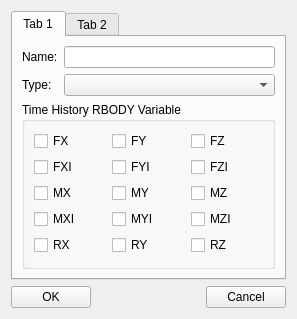
<?xml version="1.0" encoding="UTF-8"?>
<ui version="4.0">
 <class>GUITimeHistoryRBODYDialog</class>
 <widget class="QWidget" name="GUITimeHistoryRBODYDialog">
  <property name="geometry">
   <rect>
    <x>0</x>
    <y>0</y>
    <width>297</width>
    <height>318</height>
   </rect>
  </property>
  <property name="windowTitle">
   <string/>
  </property>
  <layout class="QGridLayout" name="gridLayout_3">
   <item row="2" column="4">
    <widget class="QPushButton" name="pushButton_Cancle">
     <property name="text">
      <string>Cancel</string>
     </property>
    </widget>
   </item>
   <item row="2" column="0">
    <widget class="QPushButton" name="pushButton_OK">
     <property name="text">
      <string>OK</string>
     </property>
    </widget>
   </item>
   <item row="2" column="1">
    <spacer name="horizontalSpacer">
     <property name="orientation">
      <enum>Qt::Horizontal</enum>
     </property>
     <property name="sizeHint" stdset="0">
      <size>
       <width>153</width>
       <height>20</height>
      </size>
     </property>
    </spacer>
   </item>
   <item row="1" column="0" colspan="5">
    <widget class="QTabWidget" name="tabWidget">
     <property name="currentIndex">
      <number>0</number>
     </property>
     <widget class="QWidget" name="tab">
      <attribute name="title">
       <string>Tab 1</string>
      </attribute>
      <layout class="QGridLayout" name="gridLayout_4">
       <item row="0" column="0">
        <widget class="QLabel" name="label">
         <property name="text">
          <string>Name:</string>
         </property>
        </widget>
       </item>
       <item row="0" column="1">
        <widget class="QLineEdit" name="lineEdit_Name"/>
       </item>
       <item row="1" column="0">
        <widget class="QLabel" name="label_Upper">
         <property name="text">
          <string>Type:</string>
         </property>
        </widget>
       </item>
       <item row="1" column="1">
        <widget class="QComboBox" name="comboBox_Type"/>
       </item>
       <item row="2" column="0" colspan="2">
        <widget class="QGroupBox" name="groupBox">
         <property name="title">
          <string>Time History RBODY Variable</string>
         </property>
         <layout class="QGridLayout" name="gridLayout">
          <item row="0" column="0">
           <widget class="QCheckBox" name="checkBox_FX">
            <property name="text">
             <string>FX</string>
            </property>
           </widget>
          </item>
          <item row="0" column="1">
           <widget class="QCheckBox" name="checkBox_FY">
            <property name="text">
             <string>FY</string>
            </property>
           </widget>
          </item>
          <item row="0" column="2">
           <widget class="QCheckBox" name="checkBox_FZ">
            <property name="text">
             <string>FZ</string>
            </property>
           </widget>
          </item>
          <item row="1" column="0">
           <widget class="QCheckBox" name="checkBox_FXI">
            <property name="text">
             <string>FXI</string>
            </property>
           </widget>
          </item>
          <item row="1" column="1">
           <widget class="QCheckBox" name="checkBox_FYI">
            <property name="text">
             <string>FYI</string>
            </property>
           </widget>
          </item>
          <item row="1" column="2">
           <widget class="QCheckBox" name="checkBox_FZI">
            <property name="text">
             <string>FZI</string>
            </property>
           </widget>
          </item>
          <item row="2" column="0">
           <widget class="QCheckBox" name="checkBox_MX">
            <property name="text">
             <string>MX</string>
            </property>
           </widget>
          </item>
          <item row="2" column="1">
           <widget class="QCheckBox" name="checkBox_MY">
            <property name="text">
             <string>MY</string>
            </property>
           </widget>
          </item>
          <item row="2" column="2">
           <widget class="QCheckBox" name="checkBox_MZ">
            <property name="text">
             <string>MZ</string>
            </property>
           </widget>
          </item>
          <item row="3" column="0">
           <widget class="QCheckBox" name="checkBox_MXI">
            <property name="text">
             <string>MXI</string>
            </property>
           </widget>
          </item>
          <item row="3" column="1">
           <widget class="QCheckBox" name="checkBox_MYI">
            <property name="text">
             <string>MYI</string>
            </property>
           </widget>
          </item>
          <item row="3" column="2">
           <widget class="QCheckBox" name="checkBox_MZI">
            <property name="text">
             <string>MZI</string>
            </property>
           </widget>
          </item>
          <item row="4" column="0">
           <widget class="QCheckBox" name="checkBox_RX">
            <property name="text">
             <string>RX</string>
            </property>
           </widget>
          </item>
          <item row="4" column="1">
           <widget class="QCheckBox" name="checkBox_RY">
            <property name="text">
             <string>RY</string>
            </property>
           </widget>
          </item>
          <item row="4" column="2">
           <widget class="QCheckBox" name="checkBox_RZ">
            <property name="text">
             <string>RZ</string>
            </property>
           </widget>
          </item>
         </layout>
        </widget>
       </item>
      </layout>
     </widget>
     <widget class="QWidget" name="tab_2">
      <attribute name="title">
       <string>Tab 2</string>
      </attribute>
      <layout class="QGridLayout" name="gridLayout_2">
       <item row="0" column="0" colspan="2">
        <widget class="QTableWidget" name="tableWidget"/>
       </item>
      </layout>
     </widget>
    </widget>
   </item>
  </layout>
 </widget>
 <resources/>
 <connections/>
</ui>
